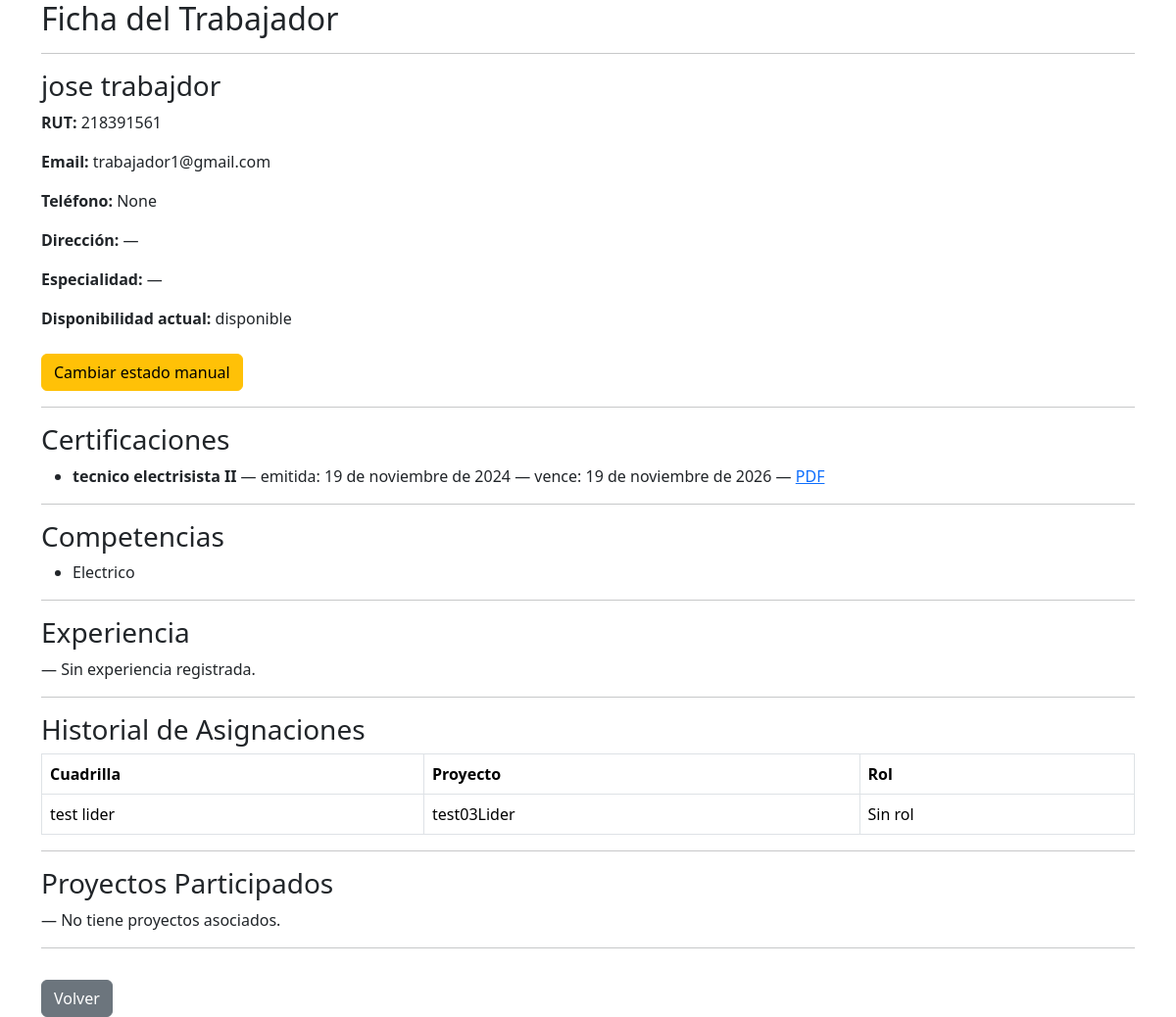
The app's page /personal/trabajador/4/detalle/, older data.
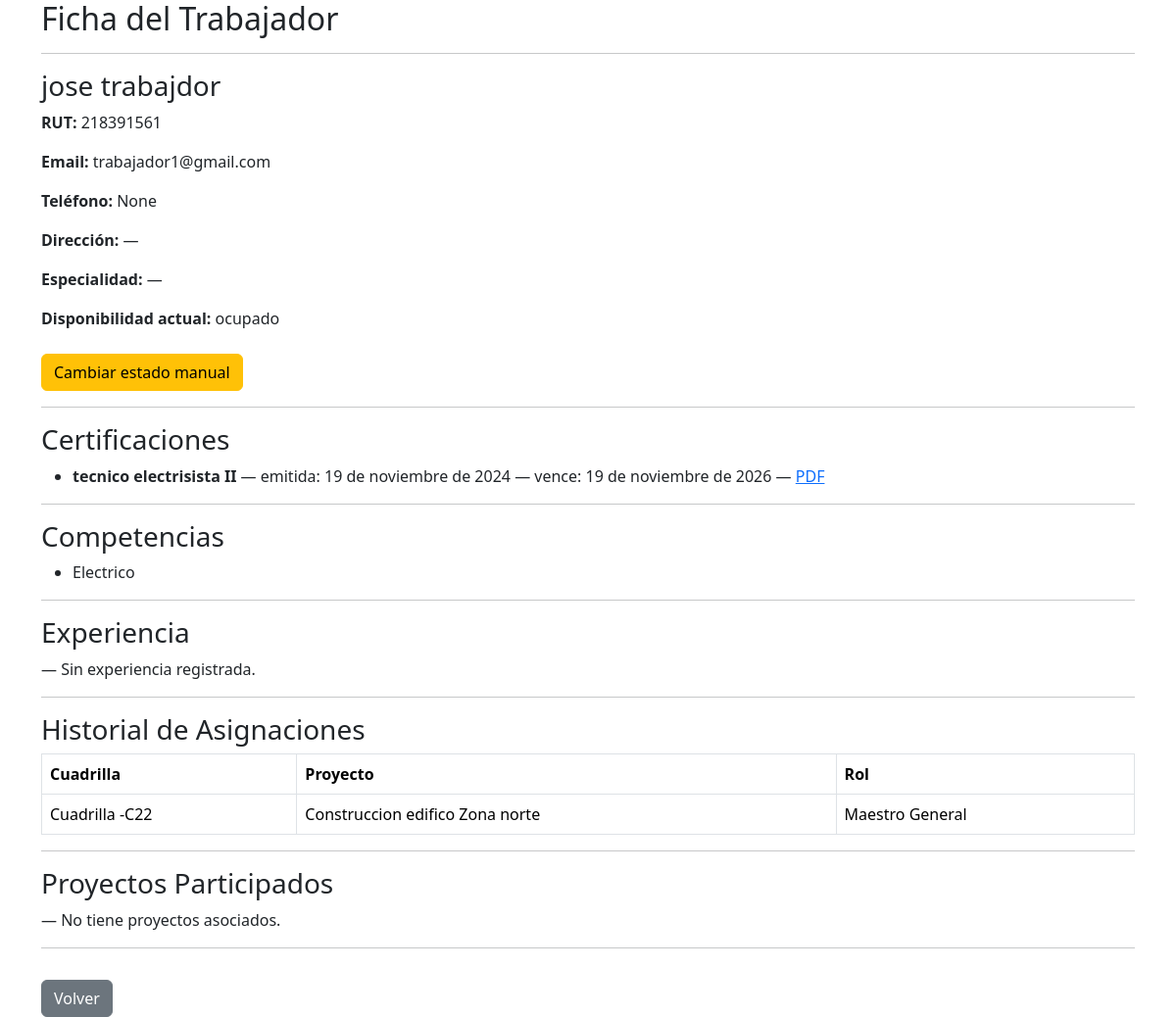
The same page, newer data.
### personal/models.py (models this page shows, shortened)
class Trabajador(models.Model):
    TIPO_CHOICES = [
        ('trabajador', 'Trabajador'),
        ('lider', 'Líder'),
        ('jefe', 'Jefe'),
    ]
    ESTADO_CHOICES = [
        ('disponible', 'Disponible'),
        ('asignado', 'Asignado'),
        ('vacaciones', 'Vacaciones'),
        ('licencia', 'Licencia'),
        ('inactivo', 'Inactivo'),
    ]
    rut = models.CharField(max_length=20, unique=True, validators=[rut_valido])
    nombre = models.CharField(max_length=100)
    apellido = models.CharField(max_length=100)
    email = models.EmailField()
    telefono = models.CharField(max_length=30, blank=True, null=True)
    direccion = models.CharField(max_length=255, blank=True, null=True)
    fecha_nacimiento = models.DateField(null=True, blank=True)
    tipo_trabajador = models.CharField(max_length=20, choices=TIPO_CHOICES, default='trabajador')
    especialidad = models.CharField(max_length=100, blank=True, null=True)
    estado = models.CharField(max_length=20, choices=ESTADO_CHOICES, default='disponible')
    fecha_ingreso = models.DateField(null=True, blank=True)
    anos_experiencia = models.PositiveIntegerField(default=0)
    user = models.OneToOneField(User, on_delete=models.SET_NULL, null=True, blank=True, related_name='trabajador_profile')
    activo = models.BooleanField(default=True)
    password_inicial = models.BooleanField(default=False)
    manual_override = models.BooleanField(default=False)
    created_at = models.DateTimeField(auto_now_add=True)
    updated_at = models.DateTimeField(auto_now=True)
    class Meta:
        verbose_name = 'Trabajador'
        verbose_name_plural = 'Trabajadores'

class CertificacionTrabajador(models.Model):
    trabajador = models.ForeignKey(Trabajador, on_delete=models.CASCADE, related_name='certificaciones_trabajador')
    nombre = models.CharField(max_length=150)
    entidad = models.CharField(max_length=150, blank=True, null=True)
    archivo = models.FileField(upload_to='certificaciones/', blank=True, null=True)
    fecha_emision = models.DateField()
    fecha_expiracion = models.DateField(null=True, blank=True)

class CompetenciaTrabajador(models.Model):
    NIVEL_CHOICES = [
        ('basico', 'Básico'),
        ('intermedio', 'Intermedio'),
        ('avanzado', 'Avanzado'),
        ('experto', 'Experto'),
    ]
    trabajador = models.ForeignKey(Trabajador, on_delete=models.CASCADE, related_name='competencias')
    nombre = models.CharField(max_length=100)
    nivel = models.CharField(max_length=20, choices=NIVEL_CHOICES, default='basico')
    fecha_adquisicion = models.DateField(null=True, blank=True)
    class Meta:
        unique_together = ('trabajador', 'nombre')

class Asignacion(models.Model):
    trabajador = models.ForeignKey(User, on_delete=models.CASCADE)
    cuadrilla = models.ForeignKey(Cuadrilla, on_delete=models.CASCADE, related_name='asignaciones')
    rol = models.ForeignKey(Rol, on_delete=models.SET_NULL, null=True, blank=True)

class Cuadrilla(models.Model):
    nombre = models.CharField(max_length=100)
    proyecto = models.ForeignKey(Proyecto, on_delete=models.CASCADE, related_name='cuadrillas', null=True, blank=True)
    lider = models.ForeignKey(User, on_delete=models.SET_NULL, null=True, blank=True, related_name='cuadrillas_lideradas')

class Rol(models.Model):
    nombre = models.CharField(max_length=50)

### proyectos/models.py (models this page shows, shortened)
class Proyecto(models.Model):
    nombre = models.CharField(max_length=100)
    descripcion = models.TextField(blank=True)
    TIPO_CHOICES = [
        ('construccion', 'Construcción'),
        ('mantenimiento', 'Mantenimiento'),
        ('instalacion', 'Instalación'),
        ('otro', 'Otro'),
    ]
    tipo = models.CharField(max_length=30, choices=TIPO_CHOICES, default='otro')
    COMPLEJIDAD_CHOICES = [
        ('baja', 'Baja'),
        ('media', 'Media'),
        ('alta', 'Alta'),
    ]
    complejidad = models.CharField(max_length=10, choices=COMPLEJIDAD_CHOICES, default='media')
    fecha_inicio = models.DateField()
    fecha_termino = models.DateField(null=True, blank=True)
    jefe = models.ForeignKey(User, on_delete=models.CASCADE, related_name='proyectos')
    activo = models.BooleanField(default=True)

### personal/views.py (the view)
def detalle_trabajador(request, trabajador_id):
    trabajador = get_object_or_404(Trabajador, id=trabajador_id)
    perfil = TrabajadorPerfil.objects.filter(user=trabajador.user).first()
    competencias = CompetenciaTrabajador.objects.filter(trabajador=trabajador)
    certificaciones = CertificacionTrabajador.objects.filter(trabajador=trabajador)
    experiencias = ExperienciaTrabajador.objects.filter(trabajador=trabajador)
    asignaciones = Asignacion.objects.filter(trabajador=trabajador.user)
    if getattr(trabajador, 'manual_override', False):
        disponibilidad = trabajador.estado
    elif perfil:
        disponibilidad = perfil.estado_efectivo
    else:
        disponibilidad = '—'
    return render(request, "detalle_trabajador.html", {
        "trabajador": trabajador,
        "perfil": perfil,
        "competencias": competencias,
        "certificaciones": certificaciones,
        "experiencias": experiencias,
        "asignaciones": asignaciones,
        "disponibilidad": disponibilidad,
    })

### core/context_processors.py (called while the page is built)
def notificaciones_no_leidas(request):
    if request.user.is_authenticated:
        return {
            "notifs_no_leidas": request.user.notificaciones.filter(leida=False).count()
        }
    return {"notifs_no_leidas": 0}

### personal/models.py (called while the page is built)
    @property
    def estado_efectivo(self):
        asignado = Asignacion.objects.filter(trabajador=self.user).exists()
        if asignado:
            return 'ocupado'
        return self.estado_manual

### personal/templates/detalle_trabajador.html (shortened to what this page needs)
{% extends 'base.html' %}
{% load custom_tags %}
{% block content %}
<h2>Ficha del Trabajador</h2>
<hr>
<h3>{{ trabajador.nombre }} {{ trabajador.apellido }}</h3>
<p><strong>RUT:</strong> {{ trabajador.rut }}</p>
<p><strong>Email:</strong> {{ trabajador.email }}</p>
<p><strong>Teléfono:</strong> {{ trabajador.telefono }}</p>
<p><strong>Dirección:</strong> {{ trabajador.direccion|default:"—" }}</p>
<p><strong>Especialidad:</strong> {{ perfil.especialidad|default:"—" }}</p>
<p><strong>Disponibilidad actual:</strong> {{ disponibilidad }}</p>
<a href="{% url 'personal:editar_estado_trabajador' trabajador.id %}" class="btn btn-warning mt-2">
    Cambiar estado manual
</a>
<hr>
<h3>Certificaciones</h3>
{% if certificaciones %}
<ul>
    {% for c in certificaciones %}
        <li>
            <strong>{{ c.nombre }}</strong>
            — emitida: {{ c.fecha_emision }}
            {% if c.fecha_expiracion %} — vence: {{ c.fecha_expiracion }}{% endif %}
            {% if c.archivo %}
                — <a href="{{ c.archivo.url }}" target="_blank">PDF</a>
            {% endif %}
        </li>
    {% endfor %}
</ul>
{% else %}
<p>— No tiene certificaciones registradas.</p>
{% endif %}
<hr>
<h3>Competencias</h3>
{% if competencias %}
<ul>
    {% for comp in competencias %}
        <li>
            {{ comp.nombre }}
        </li>
    {% endfor %}
</ul>
{% else %}
<p>— No tiene competencias registradas.</p>
{% endif %}
<hr>
<h3>Experiencia</h3>
{% if experiencias %}
<ul>
    {% for exp in experiencias %}
        <li>
            {% if exp.proyecto %}
                Proyecto interno: {{ exp.proyecto.nombre }} — {{ exp.calificacion }}
            {% else %}
                Externo: {{ exp.proyecto_externo }} ({{ exp.empresa_externa }}) — {{ exp.calificacion }}
            {% endif %}
        </li>
    {% endfor %}
</ul>
{% else %}
<p>— Sin experiencia registrada.</p>
{% endif %}
<hr>
<h3>Historial de Asignaciones</h3>
{% if asignaciones %}
<table class="table table-bordered">
    <tr>
        <th>Cuadrilla</th>
        <th>Proyecto</th>
        <th>Rol</th>
    </tr>
    {% for a in asignaciones %}
    <tr>
        <td>{{ a.cuadrilla.nombre }}</td>
        <td>
            {% if a.cuadrilla.proyecto %}
                {{ a.cuadrilla.proyecto.nombre }}
            {% else %}
                —
            {% endif %}
        </td>
        <td>
            {% if a.rol %}
                {{ a.rol.nombre }}
            {% else %}
                Sin rol
            {% endif %}
        </td>
    </tr>
    {% endfor %}
</table>
{% else %}
<p>No tiene asignaciones en cuadrillas.</p>
{% endif %}
<hr>
<h3>Proyectos Participados</h3>
{% if proyectos %}
<ul>
    {% for p in proyectos %}
        <li>{{ p.nombre }}</li>
    {% endfor %}
</ul>
{% else %}
<p>— No tiene proyectos asociados.</p>
{% endif %}
<hr>
<a href="{% url 'proyectos:panel' %}" class="btn btn-secondary mt-3">Volver</a>
{% endblock %}

Row changes from the older to the newer data that the page shows:
removed Asignacion: cuadrilla.nombre "test lider", cuadrilla.proyecto.nombre "test03Lider", shows "Sin rol"
changed Trabajador "jose": estado "disponible" → (not shown)
added Asignacion: cuadrilla.nombre "Cuadrilla -C22", cuadrilla.proyecto.nombre "Construccion edifico Zona norte", rol.nombre "Maestro General"
Text that changed along with them:
{{ disponibilidad }}: (not shown) → "ocupado"
